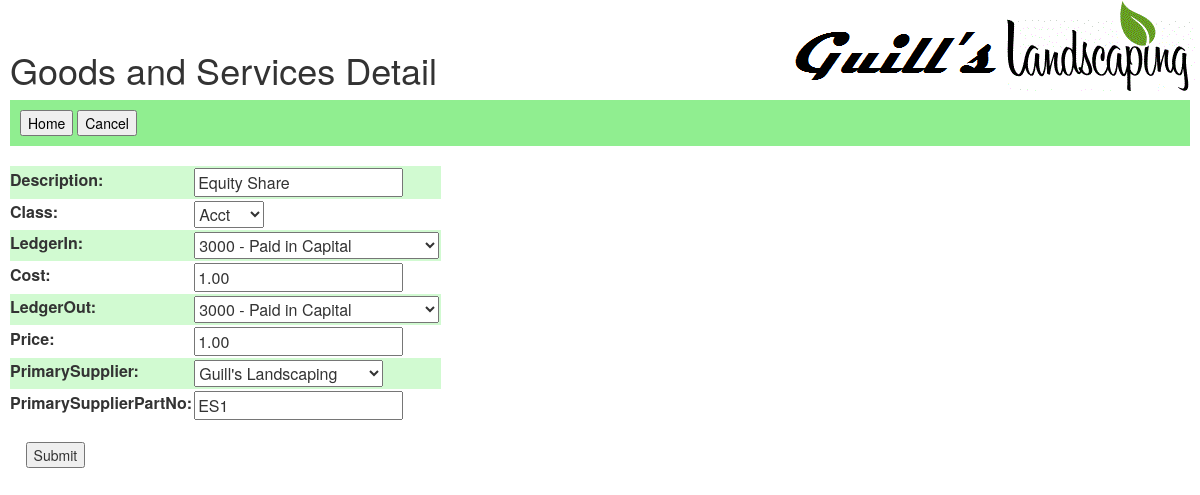
Screenshot of /hort/gs_detail/1/ (signed in) with the database file from the repository.
### hort/models.py (models this page shows, shortened)
class GoodAndServices(models.Model):
    GOOD = 'Good'
    SERVICES = 'Svcs'
    ACCOUNTING = 'Acct'
    CLASS_CHOICES = ((GOOD, 'Good'), (SERVICES, 'Svcs'),(ACCOUNTING, 'Acct'),)
    L_ITER = [ ( p[0], '{0} - {1}'.format( p[0], p[1] ),) for p in LedgerAcct.objects.values_list('LedgerAcctNum', 'LedgerAcctTxt') ]
    SUPPLIERS = Customer.objects.filter(Q(Relationship='SUP') | Q(Relationship='OWN')).values_list('CustID', 'LastName')
    Description = models.CharField(max_length=50)
    Class = models.CharField(max_length=12, choices=CLASS_CHOICES)
    LedgerIn = models.IntegerField(default=0, choices=L_ITER)   #FK to LedgerAcct?
    Cost = models.DecimalField(max_digits=14, decimal_places=2, default=0.00)
    LedgerOut = models.IntegerField(default=0, choices=L_ITER)   #FK to LedgerAcct?
    Price = models.DecimalField(max_digits=14, decimal_places=2, default=0.00)
    PrimarySupplier = models.CharField(max_length=50, choices=SUPPLIERS)
    PrimarySupplierPartNo = models.CharField(max_length=20, blank=True)

### hort/views.py (the view)
# urls.py: url(r'^gs_detail/(?P<gs_id>[0-9]+)/$', views.gs_detail, name='gs_detail'),
@login_required
def gs_detail(request, gs_id):
    print("gs_id = " + gs_id)
    if int(gs_id) == 0 and request.method != 'POST':
        form = GSForm()
        return render(request, 'hort/gs_detail.html', {'form': form})
    if request.method == 'POST':
        if int(gs_id) == 0:
            form = GSForm(request.POST)
        else:
            form = GSForm(request.POST, instance=GoodAndServices.objects.get(id=gs_id))
        if form.is_valid():
            desc = request.POST.get('Description')
            part = request.POST.get('PrimarySupplierPartNo')
            a = GoodAndServices.objects.filter(Description=desc).filter(PrimarySupplierPartNo=part).count()
            print(a)
            if int(gs_id) == 0 and a > 0:
                print("Duplicate GS id: " + desc + ' - ' + part)
            else:
                form.save(commit=True)
            return gs_list(request)
        else:
            print(form.errors)
    else:
        form = GSForm(instance=GoodAndServices.objects.get(id=gs_id))
    return render(request, 'hort/gs_detail.html', {'form': form})

### hort/forms.py
class GSForm(ModelForm):
    class Meta:
        model = GoodAndServices
        fields = '__all__'

### hort/templates/hort/gs_detail.html (shortened to what this page needs)
{% load staticfiles %}
<link href="{% static 'bootstrap/css/bootstrap.css' %}" rel="stylesheet" type="text/css"/>
<link rel="stylesheet" type="text/css" href="{% static 'hort/style.css' %}" />
<h1>Goods and Services Detail</h1>
<div style="background-color:lightgreen; color:black; padding:10px;">
<button type="button" onclick="location.href='/hort/'">Home</button>
<button type="button" onclick="location.href='/hort/gs_list/'">Cancel</button>
</div>
<body style="margin:10px;">
<br>
<form action="gs_update/" method="post">
<table>
    {{ form }}
</table>
<br>
&nbsp;&nbsp;&nbsp;&nbsp;<input type="submit" value="Submit" />
</form>
</body>

### hort/static/hort/style.css (style rules this page uses)
body { background: white url("images/hort.gif") no-repeat right top; }
td { padding: 2; vertical-align: top; }
tr:nth-child(odd) { background-color: hsl(120, 80%, 90%); }

### rows the page displays
GoodAndServices: Description "Equity Share", Class "Acct", LedgerIn "3000 - Paid in Capital", Cost "1.00", LedgerOut "3000 - Paid in Capital", Price "1.00", PrimarySupplier "Guill's Landscaping", PrimarySupplierPartNo "ES1"
